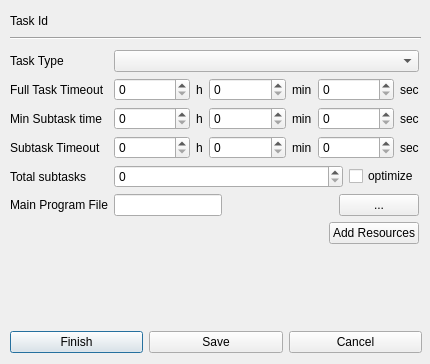
<?xml version="1.0" encoding="UTF-8"?>
<ui version="4.0">
 <class>NewTaskDialog</class>
 <widget class="QDialog" name="NewTaskDialog">
  <property name="windowModality">
   <enum>Qt::WindowModal</enum>
  </property>
  <property name="geometry">
   <rect>
    <x>0</x>
    <y>0</y>
    <width>430</width>
    <height>364</height>
   </rect>
  </property>
  <property name="sizePolicy">
   <sizepolicy hsizetype="Fixed" vsizetype="Fixed">
    <horstretch>0</horstretch>
    <verstretch>0</verstretch>
   </sizepolicy>
  </property>
  <property name="windowTitle">
   <string>Define New Task</string>
  </property>
  <widget class="Line" name="line">
   <property name="geometry">
    <rect>
     <x>10</x>
     <y>30</y>
     <width>411</width>
     <height>16</height>
    </rect>
   </property>
   <property name="orientation">
    <enum>Qt::Horizontal</enum>
   </property>
  </widget>
  <widget class="QWidget" name="horizontalLayoutWidget">
   <property name="geometry">
    <rect>
     <x>10</x>
     <y>10</y>
     <width>411</width>
     <height>22</height>
    </rect>
   </property>
   <layout class="QHBoxLayout" name="horizontalLayout_6">
    <item>
     <widget class="QLabel" name="label_15">
      <property name="text">
       <string>Task Id</string>
      </property>
     </widget>
    </item>
    <item>
     <widget class="QLabel" name="taskIdLabel">
      <property name="sizePolicy">
       <sizepolicy hsizetype="Expanding" vsizetype="Preferred">
        <horstretch>0</horstretch>
        <verstretch>0</verstretch>
       </sizepolicy>
      </property>
      <property name="text">
       <string/>
      </property>
     </widget>
    </item>
    <item>
     <spacer name="horizontalSpacer_6">
      <property name="orientation">
       <enum>Qt::Horizontal</enum>
      </property>
      <property name="sizeHint" stdset="0">
       <size>
        <width>40</width>
        <height>20</height>
       </size>
      </property>
     </spacer>
    </item>
   </layout>
  </widget>
  <widget class="QWidget" name="layoutWidget">
   <property name="geometry">
    <rect>
     <x>10</x>
     <y>330</y>
     <width>412</width>
     <height>25</height>
    </rect>
   </property>
   <layout class="QHBoxLayout" name="horizontalLayout">
    <item>
     <widget class="QPushButton" name="finishButton">
      <property name="enabled">
       <bool>true</bool>
      </property>
      <property name="text">
       <string>Finish</string>
      </property>
     </widget>
    </item>
    <item>
     <widget class="QPushButton" name="saveButton">
      <property name="text">
       <string>Save</string>
      </property>
     </widget>
    </item>
    <item>
     <widget class="QPushButton" name="cancelButton">
      <property name="sizePolicy">
       <sizepolicy hsizetype="Minimum" vsizetype="Fixed">
        <horstretch>0</horstretch>
        <verstretch>0</verstretch>
       </sizepolicy>
      </property>
      <property name="text">
       <string>Cancel</string>
      </property>
     </widget>
    </item>
   </layout>
  </widget>
  <widget class="QWidget" name="formLayoutWidget_2">
   <property name="geometry">
    <rect>
     <x>10</x>
     <y>50</y>
     <width>409</width>
     <height>279</height>
    </rect>
   </property>
   <layout class="QFormLayout" name="formLayout_2">
    <property name="fieldGrowthPolicy">
     <enum>QFormLayout::AllNonFixedFieldsGrow</enum>
    </property>
    <item row="1" column="0">
     <widget class="QLabel" name="label_5">
      <property name="text">
       <string>Full Task Timeout</string>
      </property>
     </widget>
    </item>
    <item row="1" column="1">
     <layout class="QHBoxLayout" name="horizontalLayout_4">
      <item>
       <widget class="QSpinBox" name="fullTaskTimeoutHourSpinBox">
        <property name="sizePolicy">
         <sizepolicy hsizetype="Minimum" vsizetype="Fixed">
          <horstretch>0</horstretch>
          <verstretch>0</verstretch>
         </sizepolicy>
        </property>
        <property name="maximum">
         <number>1000</number>
        </property>
       </widget>
      </item>
      <item>
       <widget class="QLabel" name="label_12">
        <property name="sizePolicy">
         <sizepolicy hsizetype="Maximum" vsizetype="Preferred">
          <horstretch>0</horstretch>
          <verstretch>0</verstretch>
         </sizepolicy>
        </property>
        <property name="text">
         <string>h</string>
        </property>
       </widget>
      </item>
      <item>
       <widget class="QSpinBox" name="fullTaskTimeoutMinSpinBox">
        <property name="sizePolicy">
         <sizepolicy hsizetype="Minimum" vsizetype="Fixed">
          <horstretch>0</horstretch>
          <verstretch>0</verstretch>
         </sizepolicy>
        </property>
        <property name="maximum">
         <number>59</number>
        </property>
       </widget>
      </item>
      <item>
       <widget class="QLabel" name="label_16">
        <property name="sizePolicy">
         <sizepolicy hsizetype="Maximum" vsizetype="Preferred">
          <horstretch>0</horstretch>
          <verstretch>0</verstretch>
         </sizepolicy>
        </property>
        <property name="text">
         <string>min</string>
        </property>
       </widget>
      </item>
      <item>
       <widget class="QSpinBox" name="fullTaskTimeoutSecSpinBox">
        <property name="maximum">
         <number>59</number>
        </property>
       </widget>
      </item>
      <item>
       <widget class="QLabel" name="label_17">
        <property name="sizePolicy">
         <sizepolicy hsizetype="Maximum" vsizetype="Preferred">
          <horstretch>0</horstretch>
          <verstretch>0</verstretch>
         </sizepolicy>
        </property>
        <property name="text">
         <string>sec</string>
        </property>
       </widget>
      </item>
     </layout>
    </item>
    <item row="2" column="0">
     <widget class="QLabel" name="label_6">
      <property name="text">
       <string>Min Subtask time</string>
      </property>
     </widget>
    </item>
    <item row="2" column="1">
     <layout class="QHBoxLayout" name="horizontalLayout_13">
      <item>
       <widget class="QSpinBox" name="minSubtaskTimeHourSpinBox">
        <property name="sizePolicy">
         <sizepolicy hsizetype="Minimum" vsizetype="Fixed">
          <horstretch>0</horstretch>
          <verstretch>0</verstretch>
         </sizepolicy>
        </property>
        <property name="maximum">
         <number>1000</number>
        </property>
       </widget>
      </item>
      <item>
       <widget class="QLabel" name="label_27">
        <property name="sizePolicy">
         <sizepolicy hsizetype="Maximum" vsizetype="Preferred">
          <horstretch>0</horstretch>
          <verstretch>0</verstretch>
         </sizepolicy>
        </property>
        <property name="text">
         <string>h</string>
        </property>
       </widget>
      </item>
      <item>
       <widget class="QSpinBox" name="minSubtaskTimeMinSpinBox">
        <property name="sizePolicy">
         <sizepolicy hsizetype="Minimum" vsizetype="Fixed">
          <horstretch>0</horstretch>
          <verstretch>0</verstretch>
         </sizepolicy>
        </property>
        <property name="maximum">
         <number>59</number>
        </property>
       </widget>
      </item>
      <item>
       <widget class="QLabel" name="label_28">
        <property name="sizePolicy">
         <sizepolicy hsizetype="Maximum" vsizetype="Preferred">
          <horstretch>0</horstretch>
          <verstretch>0</verstretch>
         </sizepolicy>
        </property>
        <property name="text">
         <string>min</string>
        </property>
       </widget>
      </item>
      <item>
       <widget class="QSpinBox" name="minSubtaskTimeSecSpinBox">
        <property name="maximum">
         <number>59</number>
        </property>
       </widget>
      </item>
      <item>
       <widget class="QLabel" name="label_29">
        <property name="sizePolicy">
         <sizepolicy hsizetype="Maximum" vsizetype="Preferred">
          <horstretch>0</horstretch>
          <verstretch>0</verstretch>
         </sizepolicy>
        </property>
        <property name="text">
         <string>sec</string>
        </property>
       </widget>
      </item>
     </layout>
    </item>
    <item row="3" column="0">
     <widget class="QLabel" name="label_7">
      <property name="text">
       <string>Subtask Timeout</string>
      </property>
     </widget>
    </item>
    <item row="3" column="1">
     <layout class="QHBoxLayout" name="horizontalLayout_12">
      <property name="sizeConstraint">
       <enum>QLayout::SetNoConstraint</enum>
      </property>
      <item>
       <widget class="QSpinBox" name="subtaskTimeoutHourSpinBox">
        <property name="sizePolicy">
         <sizepolicy hsizetype="Minimum" vsizetype="Fixed">
          <horstretch>0</horstretch>
          <verstretch>0</verstretch>
         </sizepolicy>
        </property>
        <property name="maximum">
         <number>1000</number>
        </property>
       </widget>
      </item>
      <item>
       <widget class="QLabel" name="label_24">
        <property name="sizePolicy">
         <sizepolicy hsizetype="Maximum" vsizetype="Preferred">
          <horstretch>0</horstretch>
          <verstretch>0</verstretch>
         </sizepolicy>
        </property>
        <property name="text">
         <string>h</string>
        </property>
       </widget>
      </item>
      <item>
       <widget class="QSpinBox" name="subtaskTimeoutMinSpinBox">
        <property name="sizePolicy">
         <sizepolicy hsizetype="Minimum" vsizetype="Fixed">
          <horstretch>0</horstretch>
          <verstretch>0</verstretch>
         </sizepolicy>
        </property>
        <property name="maximum">
         <number>59</number>
        </property>
       </widget>
      </item>
      <item>
       <widget class="QLabel" name="label_25">
        <property name="sizePolicy">
         <sizepolicy hsizetype="Maximum" vsizetype="Preferred">
          <horstretch>0</horstretch>
          <verstretch>0</verstretch>
         </sizepolicy>
        </property>
        <property name="text">
         <string>min</string>
        </property>
       </widget>
      </item>
      <item>
       <widget class="QSpinBox" name="subtaskTimeoutSecSpinBox">
        <property name="maximum">
         <number>59</number>
        </property>
       </widget>
      </item>
      <item>
       <widget class="QLabel" name="label_26">
        <property name="sizePolicy">
         <sizepolicy hsizetype="Maximum" vsizetype="Preferred">
          <horstretch>0</horstretch>
          <verstretch>0</verstretch>
         </sizepolicy>
        </property>
        <property name="text">
         <string>sec</string>
        </property>
       </widget>
      </item>
     </layout>
    </item>
    <item row="4" column="0">
     <widget class="QLabel" name="label_8">
      <property name="text">
       <string>Total subtasks</string>
      </property>
     </widget>
    </item>
    <item row="4" column="1">
     <layout class="QHBoxLayout" name="horizontalLayout_10">
      <item>
       <widget class="QSpinBox" name="totalSpinBox"/>
      </item>
      <item>
       <widget class="QCheckBox" name="optimizeTotalCheckBox">
        <property name="sizePolicy">
         <sizepolicy hsizetype="Maximum" vsizetype="Fixed">
          <horstretch>0</horstretch>
          <verstretch>0</verstretch>
         </sizepolicy>
        </property>
        <property name="text">
         <string>optimize</string>
        </property>
       </widget>
      </item>
     </layout>
    </item>
    <item row="5" column="0">
     <widget class="QLabel" name="label_14">
      <property name="text">
       <string>Main Program File</string>
      </property>
     </widget>
    </item>
    <item row="5" column="1">
     <layout class="QHBoxLayout" name="horizontalLayout_9">
      <item>
       <widget class="QLineEdit" name="mainProgramFileLineEdit">
        <property name="sizePolicy">
         <sizepolicy hsizetype="Fixed" vsizetype="Fixed">
          <horstretch>0</horstretch>
          <verstretch>0</verstretch>
         </sizepolicy>
        </property>
       </widget>
      </item>
      <item>
       <spacer name="horizontalSpacer_8">
        <property name="orientation">
         <enum>Qt::Horizontal</enum>
        </property>
        <property name="sizeHint" stdset="0">
         <size>
          <width>40</width>
          <height>20</height>
         </size>
        </property>
       </spacer>
      </item>
      <item>
       <spacer name="horizontalSpacer_9">
        <property name="orientation">
         <enum>Qt::Horizontal</enum>
        </property>
        <property name="sizeHint" stdset="0">
         <size>
          <width>40</width>
          <height>20</height>
         </size>
        </property>
       </spacer>
      </item>
      <item>
       <widget class="QPushButton" name="chooseMainProgramFileButton">
        <property name="sizePolicy">
         <sizepolicy hsizetype="Minimum" vsizetype="Fixed">
          <horstretch>0</horstretch>
          <verstretch>0</verstretch>
         </sizepolicy>
        </property>
        <property name="maximumSize">
         <size>
          <width>100</width>
          <height>16777215</height>
         </size>
        </property>
        <property name="text">
         <string>...</string>
        </property>
       </widget>
      </item>
     </layout>
    </item>
    <item row="6" column="1">
     <layout class="QHBoxLayout" name="horizontalLayout_8">
      <property name="topMargin">
       <number>0</number>
      </property>
      <item>
       <spacer name="horizontalSpacer_7">
        <property name="orientation">
         <enum>Qt::Horizontal</enum>
        </property>
        <property name="sizeHint" stdset="0">
         <size>
          <width>40</width>
          <height>20</height>
         </size>
        </property>
       </spacer>
      </item>
      <item>
       <widget class="QPushButton" name="addResourceButton">
        <property name="text">
         <string>Add Resources</string>
        </property>
       </widget>
      </item>
     </layout>
    </item>
    <item row="0" column="1">
     <widget class="QComboBox" name="taskTypeComboBox"/>
    </item>
    <item row="0" column="0">
     <widget class="QLabel" name="label">
      <property name="text">
       <string>Task Type</string>
      </property>
     </widget>
    </item>
   </layout>
  </widget>
 </widget>
 <resources/>
 <connections/>
</ui>
